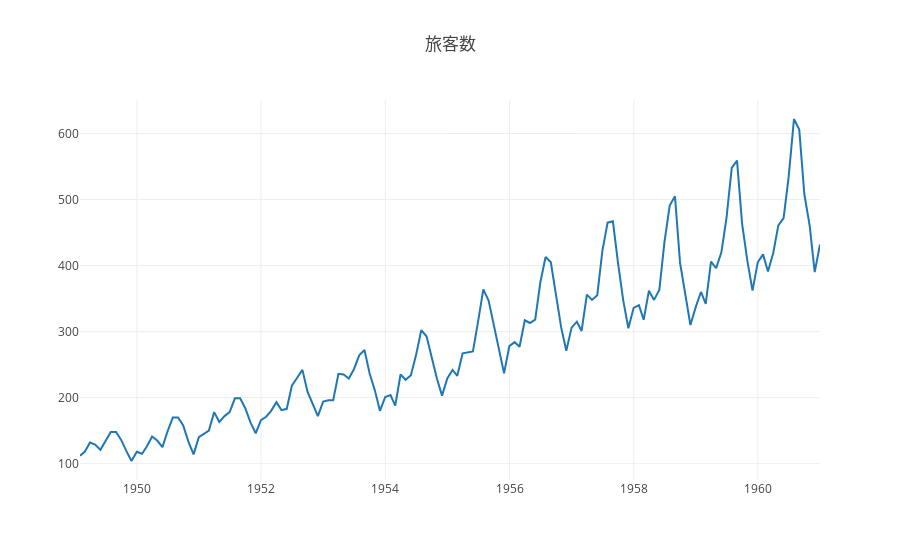

Notebook code for this chart:
### Code cell
data = [Scatter(x=airpassengers.index, y=airpassengers.n_passengers, name='n_passengers')]
fig = Figure(data=data, layout=Layout(title='旅客数'))
iplot(fig)

### Figure 1 — Plotly figure (JSON) as saved in the notebook; plotly's stock layout.template omitted (floating-point values rounded to 4 significant figures; data arrays with more than 128 entries replaced by an {"elided": "..."} marker saying what was removed)
{"data": [{"name": "n_passengers", "type": "scatter", "uid": "deed86be-d19f-11e8-81f9-96911327fd59", "x": {"elided": "144 str values"}, "y": {"elided": "144 int values"}}], "layout": {"autosize": true, "title": "旅客数", "xaxis": {"autorange": true, "range": ["1949-01-31", "1960-12-31"], "type": "date"}, "yaxis": {"autorange": true, "range": [75.22, 650.8], "type": "linear"}}}
